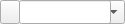
<?xml version="1.0" encoding="UTF-8"?>
<ui version="4.0">
 <class>ComboboxLineedit</class>
 <widget class="QWidget" name="ComboboxLineedit">
  <property name="geometry">
   <rect>
    <x>0</x>
    <y>0</y>
    <width>125</width>
    <height>24</height>
   </rect>
  </property>
  <property name="windowTitle">
   <string>Form</string>
  </property>
  <widget class="QComboBox" name="comboBox">
   <property name="geometry">
    <rect>
     <x>23</x>
     <y>0</y>
     <width>102</width>
     <height>24</height>
    </rect>
   </property>
   <property name="sizePolicy">
    <sizepolicy hsizetype="Expanding" vsizetype="Preferred">
     <horstretch>0</horstretch>
     <verstretch>0</verstretch>
    </sizepolicy>
   </property>
   <property name="minimumSize">
    <size>
     <width>24</width>
     <height>0</height>
    </size>
   </property>
   <property name="maximumSize">
    <size>
     <width>16777215</width>
     <height>16777215</height>
    </size>
   </property>
  </widget>
  <widget class="QLineEdit" name="lineEdit">
   <property name="geometry">
    <rect>
     <x>19</x>
     <y>0</y>
     <width>92</width>
     <height>24</height>
    </rect>
   </property>
   <property name="sizePolicy">
    <sizepolicy hsizetype="Expanding" vsizetype="Preferred">
     <horstretch>0</horstretch>
     <verstretch>0</verstretch>
    </sizepolicy>
   </property>
  </widget>
  <widget class="QPushButton" name="jumpBtn">
   <property name="geometry">
    <rect>
     <x>0</x>
     <y>0</y>
     <width>20</width>
     <height>24</height>
    </rect>
   </property>
   <property name="sizePolicy">
    <sizepolicy hsizetype="Fixed" vsizetype="Preferred">
     <horstretch>0</horstretch>
     <verstretch>0</verstretch>
    </sizepolicy>
   </property>
   <property name="text">
    <string/>
   </property>
   <property name="icon">
    <iconset resource="资源.qrc">
     <normaloff>:/images/jump</normaloff>:/images/jump</iconset>
   </property>
   <property name="flat">
    <bool>false</bool>
   </property>
  </widget>
 </widget>
 <resources>
  <include location="资源.qrc"/>
 </resources>
 <connections/>
</ui>
